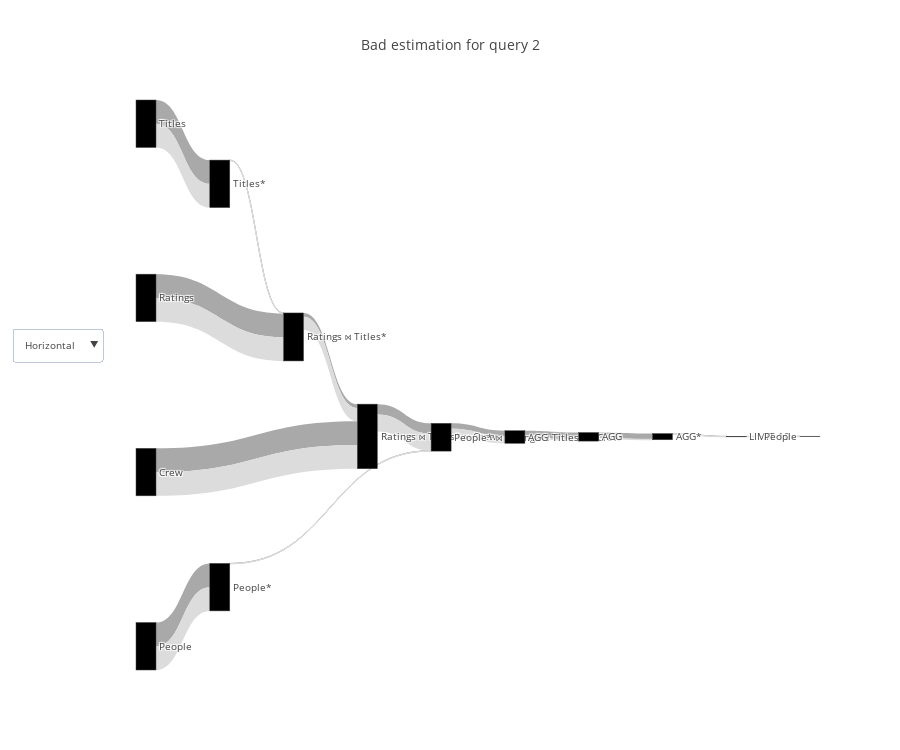

The notebook cell saved with this chart:
### Code cell
query_renderer.vizualize(cardinality_df, title="Bad estimation for query 2", metrics=["estimated_cost_pct", "actual_duration_pct"], open_=False)

### Figure 1 — Plotly figure (JSON) as saved in the notebook; plotly's stock layout.template omitted (floating-point values rounded to 4 significant figures)
{"data": [{"link": {"color": ["darkgray", "darkgray", "darkgray", "darkgray", "darkgray", "darkgray", "darkgray", "darkgray", "darkgray", "darkgray", "darkgray", "darkgray", "darkgray", "gainsboro", "gainsboro", "gainsboro", "gainsboro", "gainsboro", "gainsboro", "gainsboro", "gainsboro", "gainsboro", "gainsboro", "gainsboro", "gainsboro", "gainsboro"], "label": ["", "Filter condition: (people.died IS NULL)", "", "", "Filter condition: (titles.genres ~~ '%Comedy%'::text)", "Hash Cond ('Inner', '(titles.title_id = ratings.title_id)')", "", "Hash Cond ('Inner', '(crew.title_id = titles.title_id)')", "Hash Cond ('Inner', '(crew.person_id = people.person_id)')", "Group key: ['people.name']\nOutput: ['people.name', 'PARTIAL avg(ratings.rating)', 'PARTIAL count(*)']", "Group key: ['people.name']\nOutput: ['people.name', 'avg(ratings.rating)']", "Filter condition: (count(*) > 10)", "LIMIT: 10", "", "Filter condition: (people.died IS NULL)", "", "", "Filter condition: (titles.genres ~~ '%Comedy%'::text)", "Hash Cond ('Inner', '(titles.title_id = ratings.title_id)')", "", "Hash Cond ('Inner', '(crew.title_id = titles.title_id)')", "Hash Cond ('Inner', '(crew.person_id = people.person_id)')", "Group key: ['people.name']\nOutput: ['people.name', 'PARTIAL avg(ratings.rating)', 'PARTIAL count(*)']", "Group key: ['people.name']\nOutput: ['people.name', 'avg(ratings.rating)']", "Filter condition: (count(*) > 10)", "LIMIT: 10"], "source": [0, 1, 2, 3, 4, 5, 6, 7, 8, 9, 10, 11, 12, 0, 1, 2, 3, 4, 5, 6, 7, 8, 9, 10, 11, 12], "target": [1, 8, 5, 4, 5, 7, 7, 8, 9, 10, 11, 12, 13, 1, 8, 5, 4, 5, 7, 7, 8, 9, 10, 11, 12, 13], "value": [100, 1, 100, 100, 1, 16, 100, 44, 23, 30, 24, 1, 1, 100, 1, 100, 100, 1, 56, 100, 71, 30, 6, 2, 1, 1]}, "node": {"color": [null, null, null, null, null, null, null, null, null, null, null, null, null, null, null, null, null, null, null, null, null, null, null, null, null, null], "label": ["People", "People*", "Ratings", "Titles", "Titles*", "Ratings ⋈ Titles*", "Crew", "Ratings ⋈ Titles* ⋈ Crew", "People* ⋈ Ratings ⋈ Titles* ⋈ Crew", "AGG", "AGG", "AGG*", "LIMIT 10", "People", "People*", "Ratings", "Titles", "Titles*", "Ratings ⋈ Titles*", "Crew", "Ratings ⋈ Titles* ⋈ Crew", "People* ⋈ Ratings ⋈ Titles* ⋈ Crew", "AGG", "AGG", "AGG*", "LIMIT 10"], "pad": 200}, "orientation": "h", "type": "sankey", "valueformat": ",", "valuesuffix": [" Percent", " Percent", " Percent", " Percent", " Percent", " Percent", " Percent", " Percent", " Percent", " Percent", " Percent", " Percent", " Percent", " Percent", " Percent", " Percent", " Percent", " Percent", " Percent", " Percent", " Percent", " Percent", " Percent", " Percent", " Percent", " Percent"]}], "layout": {"font": {"size": 10}, "height": 750, "title": "Bad estimation for query 2", "updatemenus": [{"buttons": [{"args": ["orientation", "h"], "label": "Horizontal", "method": "restyle"}, {"args": ["orientation", "v"], "label": "Vertical", "method": "restyle"}], "y": 0.6}]}}
